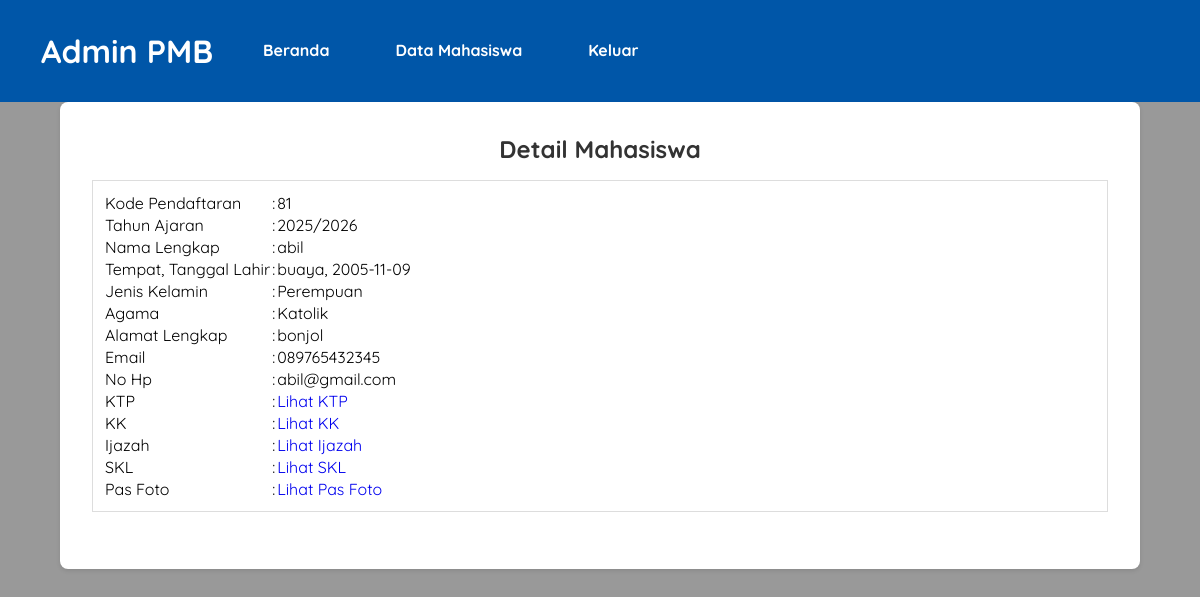
Page /detailpeserta.php?id=81 on the committed database.
### tables this page shows
CREATE TABLE `tbl_pendaftaran` (
  `id_pendaftaran` int(11) NOT NULL,
  `tgl_daftar` date NOT NULL,
  `th_ajaran` varchar(9) NOT NULL,
  `jurusan` varchar(50) NOT NULL,
  `nm_peserta` varchar(50) NOT NULL,
  `tempat_lahir` varchar(50) NOT NULL,
  `tgl_lahir` date NOT NULL,
  `jenis_kelamin` enum('Laki-Laki','Perempuan') NOT NULL,
  `agama` varchar(15) NOT NULL,
  `almt_peserta` text NOT NULL,
  `email` varchar(50) NOT NULL,
  `no_hp` varchar(20) NOT NULL,
  `pas_foto` varchar(255) DEFAULT NULL,
  `ktp` varchar(255) NOT NULL,
  `kk` varchar(255) NOT NULL,
  `ijazah` varchar(255) NOT NULL,
  `skl` varchar(255) NOT NULL
);

### detailpeserta.php (the view, shortened to what this page needs)
<?php
    include 'koneksi.php';
    $peserta = mysqli_query($conn, "SELECT * FROM tbl_pendaftaran Where id_pendaftaran = '".$_GET['id']."' ");
    $p = mysqli_fetch_object($peserta);
?>
<!DOCTYPE html>
<html lang="en">
<head>
    <link rel="stylesheet" type="text/css" href="css/style.css">
</head>
<body>
    <header>
        <h1><a href="beranda.php">Admin PMB</a></h1>
        <ul>
            <li><a href="beranda.php">Beranda</a></li>
            <li><a href="datapeserta.php">Data Mahasiswa</a></li>
            <li><a href="keluar.php">Keluar</a></li>
        </ul>
    </header>
    <section class="content">
        <h2>Detail Mahasiswa</h2>
        <div class="box">
        <table>
            <tr>
                <td>Kode Pendaftaran</td>
                <td>:</td>
                <td><?php echo ($p->id_pendaftaran ?? ''); ?></td>
            </tr>
            <tr>
                <td>Tahun Ajaran</td>
                <td>:</td>
                <td><?php echo ($p->th_ajaran ?? ''); ?></td>
            </tr>
            <tr>
                <td>Nama Lengkap</td>
                <td>:</td>
                <td><?php echo ($p->nm_peserta ?? ''); ?></td>
            </tr>
            <tr>
                <td>Tempat, Tanggal Lahir</td>
                <td>:</td>
                <td><?php echo ($p->tempat_lahir ?? '') . ', ' . ($p->tgl_lahir ?? ''); ?></td>
            </tr>
            <tr>
                <td>Jenis Kelamin</td>
                <td>:</td>
                <td><?php echo ($p->jenis_kelamin ?? ''); ?></td>
            </tr>
            <tr>
                <td>Agama</td>
                <td>:</td>
                <td><?php echo ($p->agama ?? ''); ?></td>
            </tr>
            <tr>
                <td>Alamat Lengkap</td>
                <td>:</td>
                <td><?php echo ($p->almt_peserta ?? ''); ?></td>
            </tr>
            <tr>
                <td>Email</td>
                <td>:</td>
                <td><?php echo ($p->no_hp ?? ''); ?></td>
            </tr>
            <tr>
                <td>No Hp</td>
                <td>:</td>
                <td><?php echo ($p->email ?? ''); ?></td>
            </tr>
            <tr>
                <td>KTP</td>
                <td>:</td>
                <td><a href="dokumen/ktp/<?php echo urlencode($p->ktp); ?>" target="_blank">Lihat KTP</a>
            </tr>
            <tr>
                <td>KK</td>
                <td>:</td>
                <td><a href="dokumen/kk/<?php echo urlencode($p->kk); ?>" target="_blank">Lihat KK</a>
            </tr>
            <tr>
                <td>Ijazah</td>
                <td>:</td>
                <td><a href="dokumen/ijazah/<?php echo ($p->ijazah ?? ''); ?>" target="_blank">Lihat Ijazah</a></td>
            </tr>
            <tr>
                <td>SKL</td>
                <td>:</td>
                <td><a href ="dokumen/skl/<?php echo ($p->skl ?? ''); ?>" target="_blank">Lihat SKL</a></td>
            </tr>
            <tr>
                <td>Pas Foto</td>
                <td>:</td>
                <td><a href="dokumen/pas_foto/<?php echo ($p->pas_foto ?? ''); ?>" target="_blank">Lihat Pas Foto</a></td>
            </tr>
        </table>
        </div>
    </section>
</body>
</html>

### css/style.css (style rules this page uses)
* { margin:0; padding:0; font-family: 'Quicksand', sans-serif; }
body { background-color: #f8f8f8; }
.box { background-color: #fff; border:1px solid #ddd; padding:10px; box-sizing: border-box; margin:5px 0 25px; }
header { background-color: #fff; }
header::after { content:''; display: block; clear: both; }
header h1 { padding:15px 25px; display: inline-block; float: left; }
header ul { float: left; }
header ul li { padding:24px 25px; display: inline-block; }
a { text-decoration: none; }
.content { width:90%; padding:10px; box-sizing: border-box; margin:50px auto; }

### detailpeserta.php (style rules this page uses)
body { font-family: 'Quicksand', sans-serif; margin: 0; padding: 0; background-color: #999; }
header { background-color: #0056a8; color: white; padding: 1rem; text-align: center; }
header h1 a { text-decoration: none; color: white; }
header ul { list-style: none; padding: 0; margin: 0; display: flex; justify-content: center; gap: 1rem; }
header ul li a { color: white; text-decoration: none; font-weight: bold; }
.content { padding: 2rem; max-width: 1200px; margin: auto; background-color: white; border-radius: 8px; box-shadow: 0 2px 4px rgba(0, 0, 0, 0.1); }
h2 { text-align: center; margin-bottom: 1rem; color: #333; }

### rows in the picture
tbl_pendaftaran: id_pendaftaran "81", th_ajaran "2025/2026", nm_peserta "abil", tempat_lahir "buaya", tgl_lahir "2005-11-09", jenis_kelamin "Perempuan", agama "Katolik", almt_peserta "bonjol", no_hp "089765432345", email "abil@gmail.com"
